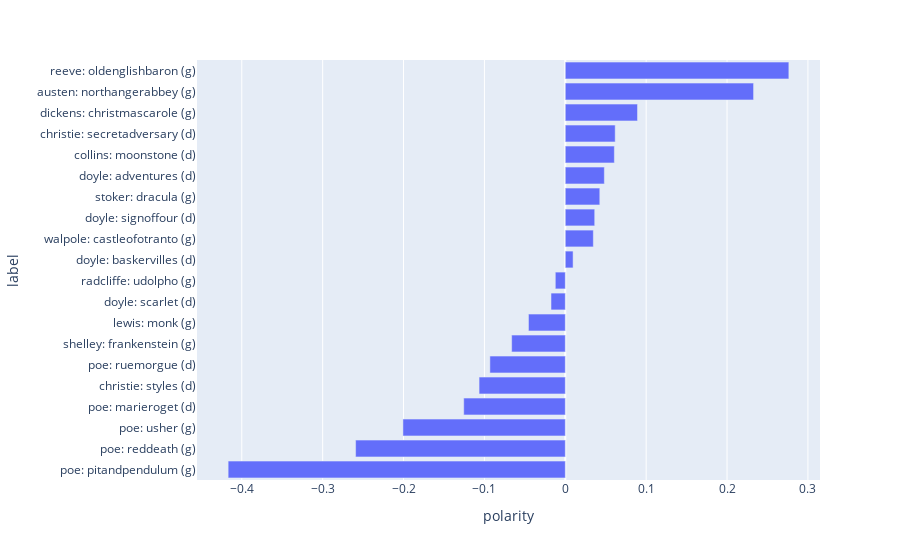

Notebook cell for this chart:
### Code cell
px.bar(BOOKS.reset_index().sort_values('polarity'), 'polarity', 'label', orientation='h', height=1000)

### Figure 1 — Plotly figure (JSON) as saved in the notebook; plotly's stock layout.template omitted (floating-point values rounded to 4 significant figures)
{"data": [{"alignmentgroup": "True", "hovertemplate": "polarity=%{x}<br>label=%{y}<extra></extra>", "legendgroup": "", "marker": {"color": "#636efa", "pattern": {"shape": ""}}, "name": "", "offsetgroup": "", "orientation": "h", "showlegend": false, "textposition": "auto", "type": "bar", "x": [-0.4169, -0.2593, -0.2008, -0.1256, -0.1066, -0.09322, -0.06632, -0.04551, -0.01764, -0.01233, 0.009644, 0.03468, 0.03638, 0.04266, 0.04829, 0.06066, 0.0617, 0.08931, 0.2328, 0.2764], "xaxis": "x", "y": ["poe: pitandpendulum (g)", "poe: reddeath (g)", "poe: usher (g)", "poe: marieroget (d)", "christie: styles (d)", "poe: ruemorgue (d)", "shelley: frankenstein (g)", "lewis: monk (g)", "doyle: scarlet (d)", "radcliffe: udolpho (g)", "doyle: baskervilles (d)", "walpole: castleofotranto (g)", "doyle: signoffour (d)", "stoker: dracula (g)", "doyle: adventures (d)", "collins: moonstone (d)", "christie: secretadversary (d)", "dickens: christmascarole (g)", "austen: northangerabbey (g)", "reeve: oldenglishbaron (g)"], "yaxis": "y"}], "layout": {"autosize": true, "barmode": "relative", "legend": {"tracegroupgap": 0}, "margin": {"t": 60}, "xaxis": {"anchor": "y", "autorange": true, "domain": [0, 1], "range": [-0.4554, 0.3149], "title": {"text": "polarity"}, "type": "linear"}, "yaxis": {"anchor": "x", "autorange": true, "domain": [0, 1], "range": [-0.5, 19.5], "title": {"text": "label"}, "type": "category"}}}
